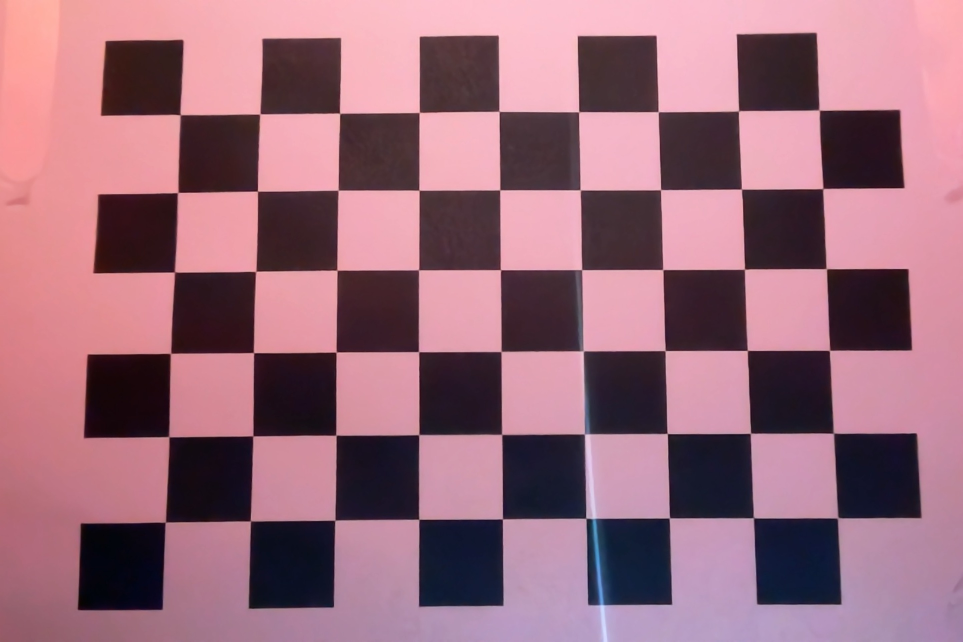
#> input picture assignment1/test_chessboard_images/1.jpg, 1926 x 1284 px (shown at 1/2 size); its folder holds 4 pictures in this run
$ python assignment1_offline.py
#> lines starting #> are read from the running program, lines starting #| are printed output that depends on the picture; pictures that were not available may be replaced by others from this repository, and a replacement may not be noted
import cv2 as cv
import numpy as np

# number of horizontal and vertical edges
CHESSBOARD_VERTICES = (9, 6)

# termination criteria for subpixel corner detection algorithm
TERMINATION_CRITERIA = (cv.TERM_CRITERIA_EPS +
                        cv.TERM_CRITERIA_MAX_ITER, 30, 0.001)

# list of all detected corners in the chessboard
corners_list = []

# 3D coordinates of all corners for camera calibration
object_points = []
op = np.array([(x, y, 0) for y in range(CHESSBOARD_VERTICES[1])
               for x in range(CHESSBOARD_VERTICES[0])], dtype=np.float32)


# [7 lines left out: function click_event, not called in this run]


def find_chessboard(img):
    """
    It converts the image to gray scale, finds the corners of the chessboard, and then augments the
    precision of the corners

    :param img: the image to be processed
    :return: ret is a boolean value that is true if the corners were found and false if they were not.
    corners is a list of the coordinates of the corners.
    """
    gray_img = cv.cvtColor(img, cv.COLOR_BGR2GRAY)  # convert to gray scale
    ret, corners = cv.findChessboardCorners(
        gray_img, CHESSBOARD_VERTICES)  # find all corners automatically
    if ret:  # corners found
        corners = cv.cornerSubPix(
            gray_img, corners, (11, 11), (-1, -1), TERMINATION_CRITERIA)  # augment precision of corners
    return ret, corners


# [55 lines left out: function interpolate_corners, not called in this run]


# corner detection phase
for i in range(1, 31):  # for each training image
    img = cv.imread(
        f'test_chessboard_images/{i}.jpg', cv.COLOR_BGR2GRAY)  # read image
#> img is the input picture: shape (1284, 1926, 3); mean B, G, R 122.2, 107.5, 153.7
    h, w = img.shape[:2]  # extract height and with
#> h = 1284; w = 1926

    ret, corners = find_chessboard(img)  # get corners
#> in find_chessboard, `gray_img = cv.cvtColor(img, cv.COLOR_BGR2GRAY)`:
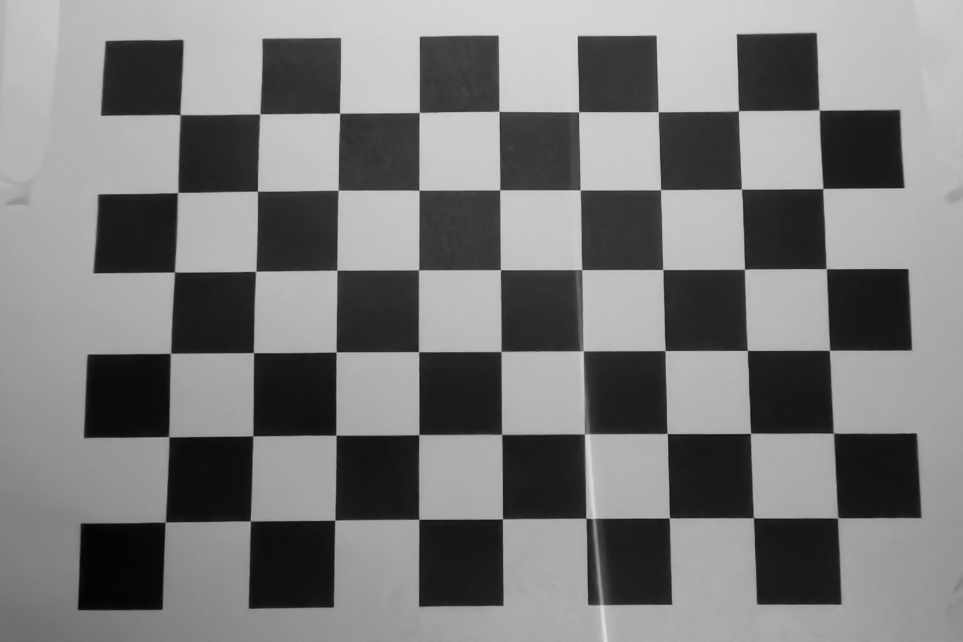
#> gray_img: shape (1284, 1926) (shown at 1/2 size); min 2, max 224, mean 123
#> in find_chessboard, `ret, corners = cv.findChessboardCorners( gray_img, CHESSBOARD_VERTICES)`: ret = True; corners = 54 rows, first 8: [359.2, 231.7], [519.4, 227.6], [679.3, 228.6], [839.6, 225.9], [997.6, 223.7], [1157.4, 223.5], [1317.8, 223.3], [1476, 221.3]
#> in find_chessboard, `corners = cv.cornerSubPix( gray_img, corners, (11, 11), (-1, -1), TERM..`: corners = 54 rows, first 8: [360.8, 230], [520.3, 228.4], [679.8, 226.9], [838.9, 225.3], [998.5, 223.2], [1157.8, 223.9], [1316.9, 223.8], [1477.6, 222.1]
#> ret = True

    if not ret:  # if the corners were not automatically detected
        edges = []  # list of outmost corners to be annotated
        print(f"Corners not in image {i} found, Select them manually")
        cv.namedWindow("chessboard", cv.WINDOW_NORMAL)
        cv.imshow("chessboard", img)
        # initiate manual annotation
        cv.setMouseCallback('chessboard', click_event)
        cv.waitKey(0)
        cv.destroyAllWindows()
        # interpolate the internal corners given the 4 manually annotated ones
        corners = np.array(interpolate_corners(img, edges))[:, np.newaxis]
        # corners = interpolate_corners(edges)

    print(f"{i}: n corners = {len(corners)}")
#| 1: n corners = 54
#> pass 3 of the loop `for i in range(1, 31):`:
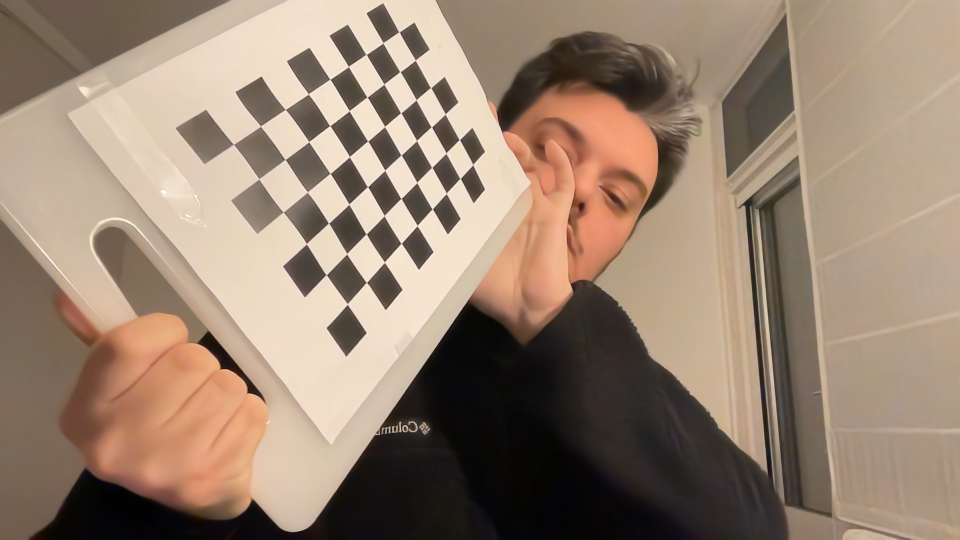
#> input picture assignment1/test_chessboard_images/10.jpg, 1920 x 1080 px, given in place of 3.jpg, which was not available (shown at 1/2 size)
#> img is the input picture: shape (1080, 1920, 3); mean B, G, R 112.6, 130.5, 151.1
#> in find_chessboard (call 3), `gray_img = cv.cvtColor(img, cv.COLOR_BGR2GRAY)`:
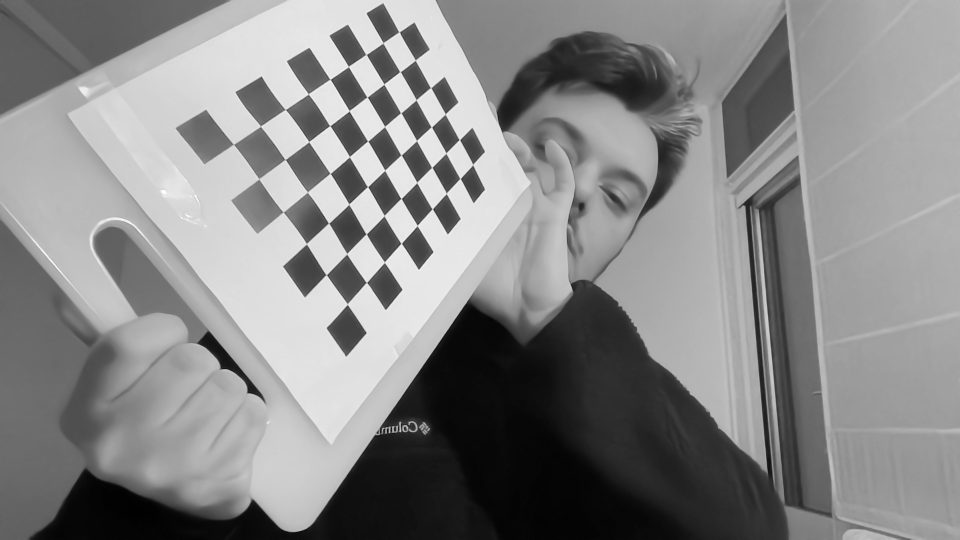
#> gray_img: shape (1080, 1920) (shown at 1/2 size); min 0, max 254, mean 134.6
#> in find_chessboard (call 3), `ret, corners = cv.findChessboardCorners( gray_img, CHESSBOARD_VERTICES)`: corners = 54 rows, first 8: [468.2, 289.5], [521.6, 254], [571.6, 219.4], [616.5, 189.4], [661.1, 159.5], [697.1, 133.4], [733.6, 109.4], [766.9, 85.48]
#> in find_chessboard (call 3), `corners = cv.cornerSubPix( gray_img, corners, (11, 11), (-1, -1), TERM..`: corners = 54 rows, first 8: [467.3, 289], [521.4, 252.7], [571.2, 219.4], [617.2, 188.2], [660.7, 159.1], [697.2, 133.4], [732.7, 109.4], [766.6, 86.12]
#| 3: n corners = 54
#> (the run stopped early here; a loop or call above may not have finished)
